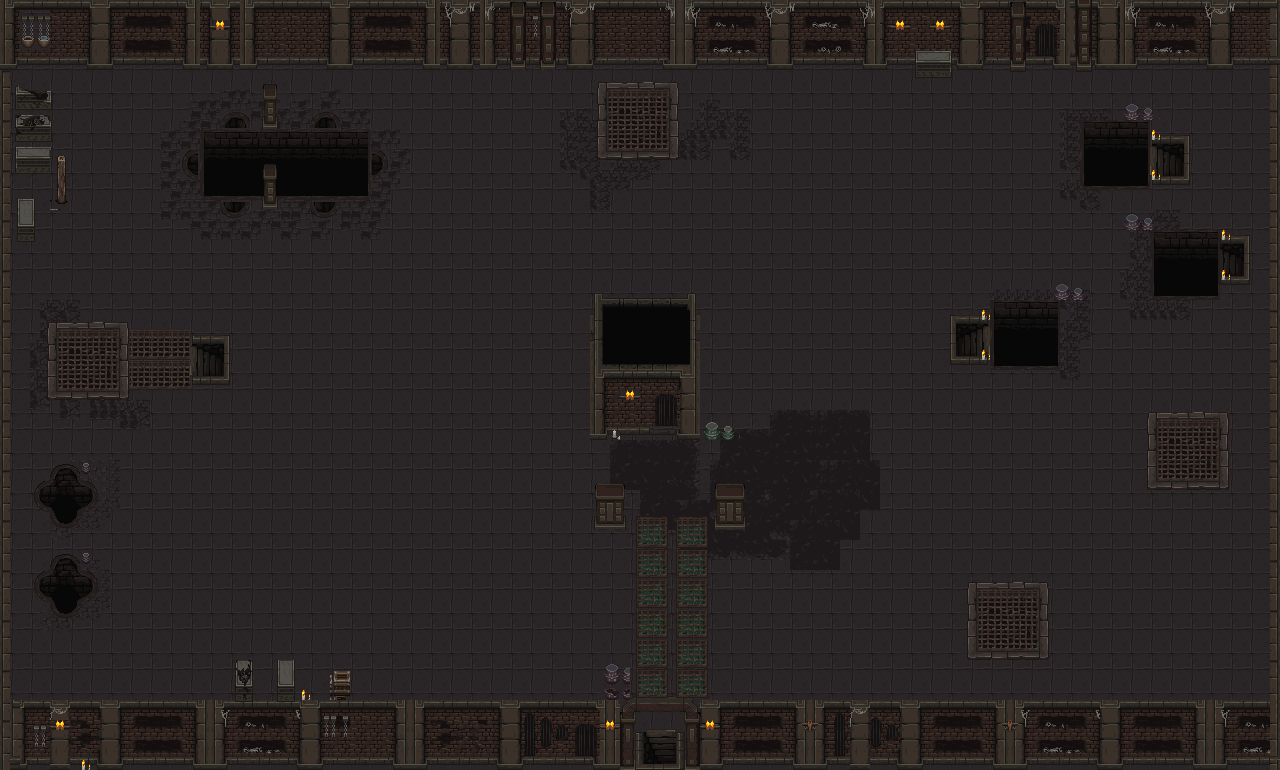

Tiled map render using the project's own tile images. Description and the map definition, with tile-layer contents summarised, below:
An orthogonal 128x77 tile map with 10x10 px tiles, 3 tile layers (Nen Map, Map Border, Map Chi Tiết), 4 tilesets and 13 objects.

<map version="1.10" tiledversion="1.11.2" orientation="orthogonal" renderorder="right-down" width="128" height="77" tilewidth="10" tileheight="10" infinite="0" nextlayerid="21" nextobjectid="28">
 <tileset firstgid="1" source="mainlevbuild.tsx" />
 <tileset firstgid="6529" name="torch_3" tilewidth="10" tileheight="10" tilecount="1" columns="1">
  <image source="torch_3.png" width="16" height="15" />
 </tileset>
 <tileset firstgid="6530" source="decorative.tsx" />
 <tileset firstgid="7155" source="candleB_02.tsx" />
 <group id="2" name="Group Layer 1">
  <layer id="1" name="Nen Map" width="128" height="77">
   <data>[9856 cells, 9856 non-empty, 44 distinct tile ids]</data>
  </layer>
  <layer id="3" name="Map Border" width="128" height="77">
   <data>[9856 cells, 2289 non-empty, 394 distinct tile ids]</data>
  </layer>
  <layer id="4" name="Map Chi Tiết" width="128" height="77">
   <data>[9856 cells, 1874 non-empty, 854 distinct tile ids]</data>
  </layer>
 </group>
 <objectgroup id="5" name="Khu Spawn 1" offsetx="37.5" offsety="37.75">
  <object id="14" x="987.5" y="299.917">
   <point />
  </object>
 </objectgroup>
 <objectgroup id="7" name="Khu Spawn 2">
  <object id="15" x="1188" y="268">
   <point />
  </object>
 </objectgroup>
 <objectgroup id="8" name="Khu Spawn 3">
  <object id="16" x="1116.33" y="157">
   <point />
  </object>
 </objectgroup>
 <objectgroup id="9" name="Khu Spawn 4">
  <object id="17" x="317.333" y="168.667">
   <point />
  </object>
 </objectgroup>
 <objectgroup id="10" name="Khu Spawn 5">
  <object id="11" x="65.9091" y="495.727">
   <point />
  </object>
 </objectgroup>
 <objectgroup id="11" name="Khu Spawn 6">
  <object id="13" x="66.6667" y="587">
   <point />
  </object>
 </objectgroup>
 <objectgroup id="20" name="Khu Boss">
  <object id="27" x="642" y="336">
   <point />
  </object>
 </objectgroup>
 <group id="13" name="Collision">
  <objectgroup id="19" name="Khu 6">
   <object id="25" x="54.75" y="603.375">
    <polygon points="0,0 -1.75,-3.125 -8.5,-6.75 -13.125,-10.75 -15.5,-15.625 -15.75,-20.375 -12.375,-25.625 -6.625,-28.875 -2.875,-31.875 0.375,-35.875 2.125,-40.375 4.5,-43.25 7.875,-45 13.25,-45.375 17.375,-43.25 19.875,-40.625 21.25,-37.25 22.625,-33.875 24.25,-31.25 25.875,-29.625 28.125,-29 33,-26.875 35.625,-25.25 37.375,-22.5 38.125,-18.375 37.625,-13.375 36.125,-10.125 31.875,-6.5 25.625,-4.125 23.375,-3 22,-0.375 21.25,2 20.375,4.5 19.375,6.25 17.125,8.625 15,10 13.125,10.75 10.625,10.625 8.5,10.25 6.5,9.625 4,8.375 2.25,6.5 0.625,3" />
   </object>
  </objectgroup>
  <objectgroup id="18" name="Khu 5">
   <object id="26" x="64.5" y="469">
    <polygon points="0,0 -6.75,2.25 -10.75,11.75 -14,16 -22,18.75 -24,20.25 -25.75,24.25 -25.75,27.5 -25,30.5 -22.25,34.5 -16.75,38 -13.25,39.25 -10,43.75 -8.5,47.25 -6.75,51.25 -4.25,52.75 -0.25,54.5 2.75,54.75 6.5,54 8.25,52.5 12.75,45 14,42.5 16.5,40.25 22.5,39.25 25.75,37.75 27.5,34 28.5,29.75 28.75,24 26.5,19.25 23.25,15.5 18.75,14 13.75,12 10.5,9.5 8.5,4 6,1 3.5,-0.5" />
   </object>
  </objectgroup>
  <objectgroup id="17" name="Khu 4">
   <object id="21" x="203.667" y="131.333" width="164.667" height="64.3333" />
  </objectgroup>
  <objectgroup id="16" name="Khu 3">
   <object id="20" x="1083" y="121.667" width="66.6667" height="64.6667" />
  </objectgroup>
  <objectgroup id="15" name="Khu 2">
   <object id="19" x="1153.67" y="232" width="65.3333" height="63.6667" />
  </objectgroup>
  <objectgroup id="14" name="Khu 1">
   <object id="18" x="993.667" y="302" width="64.3333" height="63.6667" />
  </objectgroup>
 </group>
</map>
